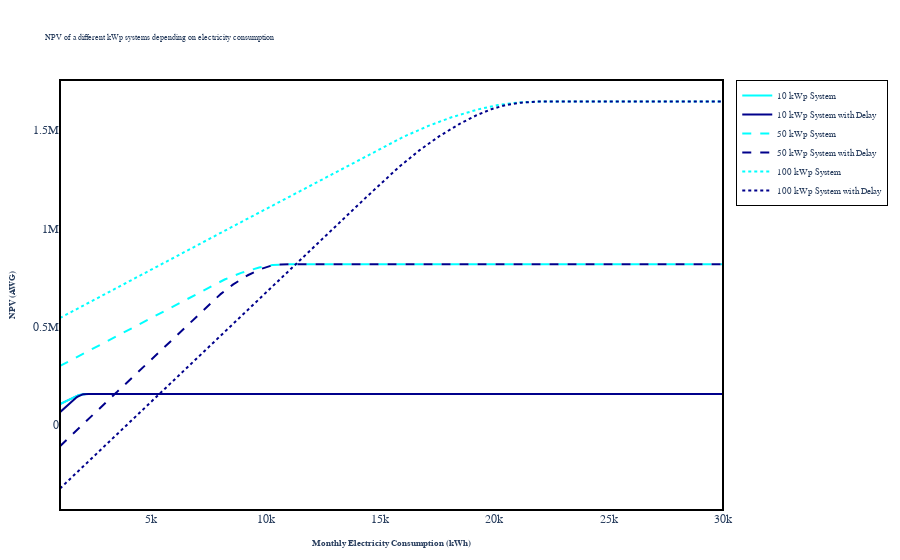

Here is the notebook cell this chart was saved with:
### Code cell
NPV_graph(x_range=np.linspace(1000, 30000, 1000))

### Figure 1 — Plotly figure (JSON) as saved in the notebook; plotly's stock layout.template omitted (floating-point values rounded to 4 significant figures; data arrays with more than 128 entries replaced by an {"elided": "..."} marker saying what was removed)
{"data": [{"hovertemplate": "Monthly Electricity Consumption (kWh)=%{x}<br>NPV (AWG)=%{y}<extra></extra>", "legendgroup": "", "line": {"color": "#636efa", "dash": "solid"}, "marker": {"symbol": "circle"}, "mode": "lines", "name": "", "orientation": "v", "showlegend": false, "type": "scatter", "x": {"elided": "1000 float values"}, "xaxis": "x", "y": {"elided": "1000 int values"}, "yaxis": "y"}, {"line": {"color": "cyan", "dash": "solid"}, "mode": "lines", "name": "10 kWp System", "type": "scatter", "x": {"elided": "1000 float values"}, "y": {"elided": "1000 int values"}}, {"line": {"color": "darkblue", "dash": "solid"}, "mode": "lines", "name": "10 kWp System with Delay", "type": "scatter", "x": {"elided": "1000 float values"}, "y": {"elided": "1000 int values"}}, {"line": {"color": "cyan", "dash": "dash"}, "mode": "lines", "name": "50 kWp System", "type": "scatter", "x": {"elided": "1000 float values"}, "y": {"elided": "1000 int values"}}, {"line": {"color": "darkblue", "dash": "dash"}, "mode": "lines", "name": "50 kWp System with Delay", "type": "scatter", "x": {"elided": "1000 float values"}, "y": {"elided": "1000 int values"}}, {"line": {"color": "cyan", "dash": "dot"}, "mode": "lines", "name": "100 kWp System", "type": "scatter", "x": {"elided": "1000 float values"}, "y": {"elided": "1000 int values"}}, {"line": {"color": "darkblue", "dash": "dot"}, "mode": "lines", "name": "100 kWp System with Delay", "type": "scatter", "x": {"elided": "1000 float values"}, "y": {"elided": "1000 int values"}}], "layout": {"font": {"family": "Arial", "size": 6}, "legend": {"bgcolor": "rgba(255, 255, 255, 0.8)", "bordercolor": "black", "borderwidth": 1, "font": {"size": 9}, "title": {"text": ""}, "tracegroupgap": 0}, "margin": {"b": 50, "l": 50, "r": 50, "t": 80}, "paper_bgcolor": "white", "plot_bgcolor": "white", "shapes": [{"line": {"color": "black", "width": 2}, "type": "rect", "x0": 0, "x1": 1, "xref": "paper", "y0": 0, "y1": 1, "yref": "paper"}], "title": {"text": "NPV of a different kWp systems depending on electricity consumption"}, "xaxis": {"anchor": "y", "domain": [0, 1], "tickfont": {"family": "Arial", "size": 12}, "title": {"font": {"family": "Arial", "size": 9}, "text": "<b>Monthly Electricity Consumption (kWh)</b>"}}, "yaxis": {"anchor": "x", "domain": [0, 1], "tickfont": {"family": "Arial", "size": 12}, "title": {"font": {"family": "Arial", "size": 9}, "text": "<b>NPV (AWG)</b>"}}}}
